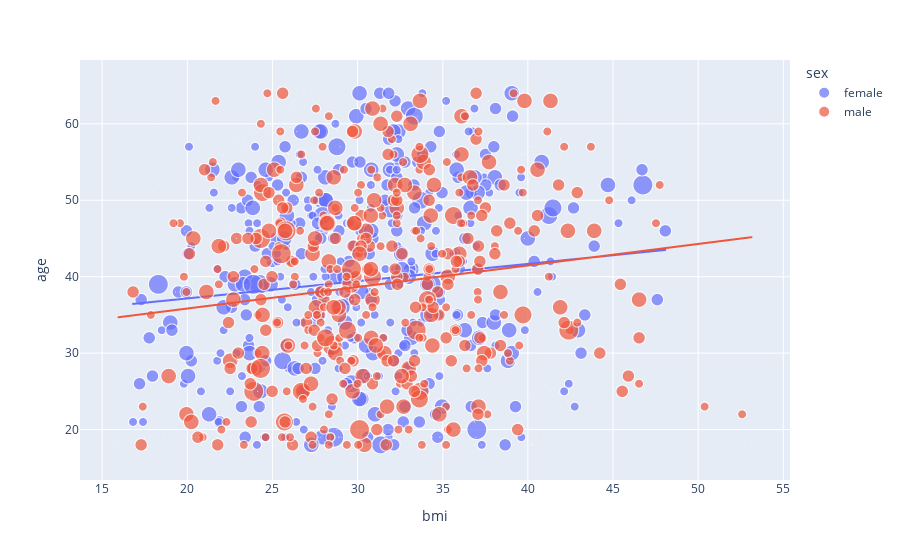

Notebook code for this chart:
### Code cell
figure = px.scatter(    
    data_frame=df, x="bmi", y="age", size="children", color="sex", trendline="ols"
)
figure.show()

### Figure 1 — Plotly figure (JSON) as saved in the notebook; plotly's stock layout.template omitted (floating-point values rounded to 4 significant figures; data arrays with more than 128 entries replaced by an {"elided": "..."} marker saying what was removed)
{"data": [{"hovertemplate": "sex=female<br>bmi=%{x}<br>age=%{y}<br>children=%{marker.size}<extra></extra>", "legendgroup": "female", "marker": {"color": "#636efa", "size": {"elided": "662 int values"}, "sizemode": "area", "sizeref": 0.0125, "symbol": "circle"}, "mode": "markers", "name": "female", "showlegend": true, "type": "scattergl", "x": {"elided": "662 float values"}, "xaxis": "x", "y": {"elided": "662 int values"}, "yaxis": "y"}, {"hovertemplate": "<b>OLS trendline</b><br>age = 0.225978 * bmi + 32.6383<br>R<sup>2</sup>=0.009451<br><br>sex=female<br>bmi=%{x}<br>age=%{y} <b>(trend)</b><extra></extra>", "legendgroup": "female", "marker": {"color": "#636efa", "symbol": "circle"}, "mode": "lines", "name": "female", "showlegend": false, "type": "scattergl", "x": {"elided": "662 float values"}, "xaxis": "x", "y": {"elided": "662 float values"}, "yaxis": "y"}, {"hovertemplate": "sex=male<br>bmi=%{x}<br>age=%{y}<br>children=%{marker.size}<extra></extra>", "legendgroup": "male", "marker": {"color": "#EF553B", "size": {"elided": "676 int values"}, "sizemode": "area", "sizeref": 0.0125, "symbol": "circle"}, "mode": "markers", "name": "male", "showlegend": true, "type": "scattergl", "x": {"elided": "676 float values"}, "xaxis": "x", "y": {"elided": "676 int values"}, "yaxis": "y"}, {"hovertemplate": "<b>OLS trendline</b><br>age = 0.281643 * bmi + 30.2022<br>R<sup>2</sup>=0.015151<br><br>sex=male<br>bmi=%{x}<br>age=%{y} <b>(trend)</b><extra></extra>", "legendgroup": "male", "marker": {"color": "#EF553B", "symbol": "circle"}, "mode": "lines", "name": "male", "showlegend": false, "type": "scattergl", "x": {"elided": "676 float values"}, "xaxis": "x", "y": {"elided": "676 float values"}, "yaxis": "y"}], "layout": {"legend": {"itemsizing": "constant", "title": {"text": "sex"}, "tracegroupgap": 0}, "margin": {"t": 60}, "xaxis": {"anchor": "y", "domain": [0, 1], "title": {"text": "bmi"}}, "yaxis": {"anchor": "x", "domain": [0, 1], "title": {"text": "age"}}}}
